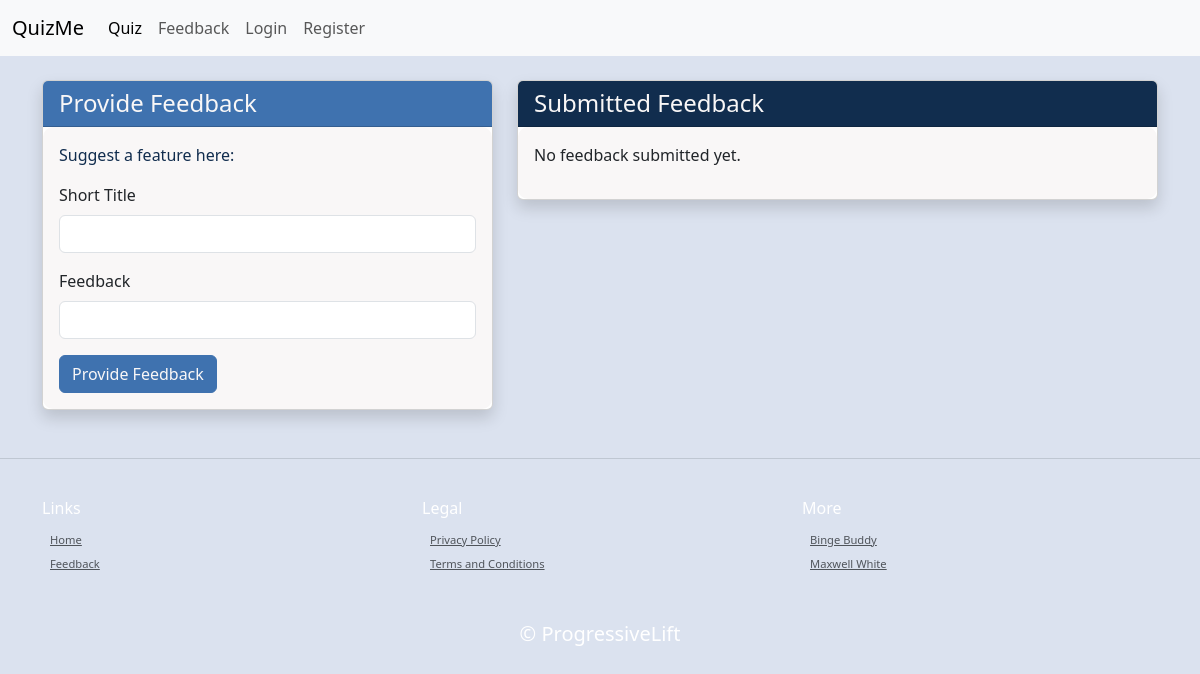
The page /feedback on the database as committed earlier.
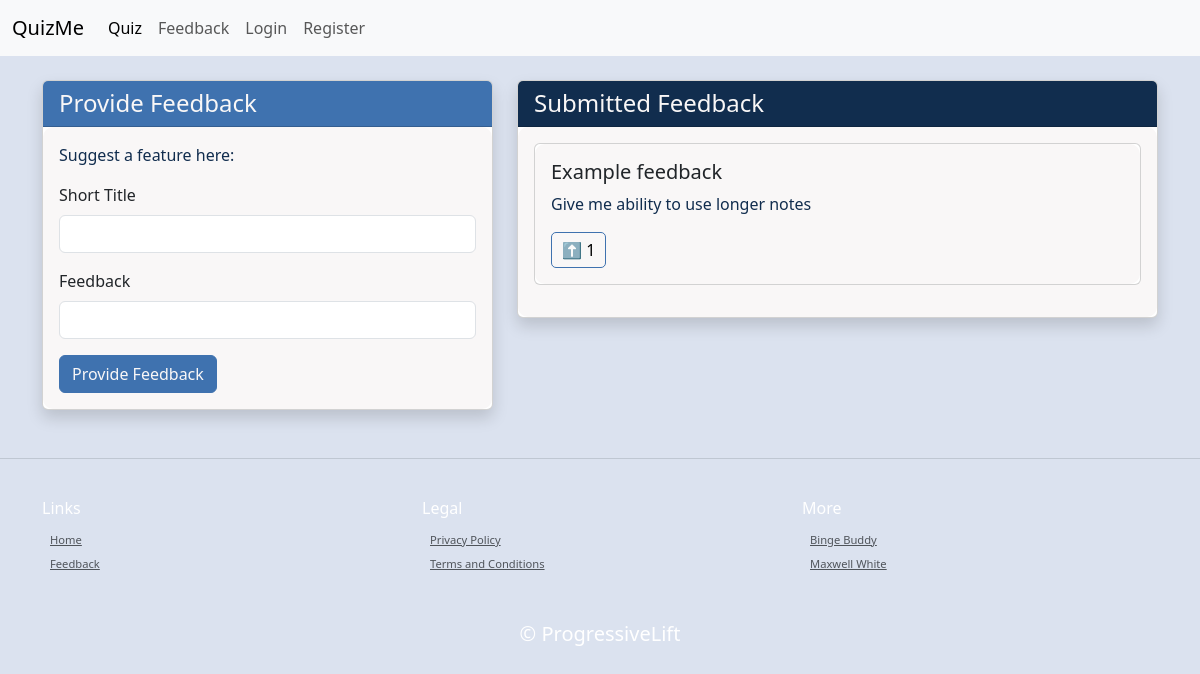
The same page on the database as committed later.
### main.py (models this page shows)
class Feedback(db.Model):
    __tablename__ = "feedback"
    id: Mapped[int] = mapped_column(Integer, primary_key=True)
    user_id: Mapped[int] = mapped_column(Integer, db.ForeignKey("users.id"))
    title: Mapped[str] = mapped_column(String(50))
    feedback: Mapped[str] = mapped_column(String())
    upvote_count: Mapped[int] = mapped_column(Integer)
    upvoters = relationship('User', secondary='feedback_upvotes', backref='upvoted_feedback')

### main.py (the view, shortened to what this page needs)
@app.route('/feedback', methods=['POST', 'GET'])
def feedback():
    form=Feedback_Form()
    feedback_list = Feedback.query.all()
    upvoted_feedback_ids = []
    if current_user.is_authenticated:
        upvoted_feedback_ids = [f.id for f in current_user.upvoted_feedback]
    return render_template("feedback.html", form=form, feedback_list=feedback_list, upvoted_feedback_ids=upvoted_feedback_ids)

### main.py
class Feedback_Form(FlaskForm):
    title = StringField("Short Title", validators=[DataRequired()])
    feedback = StringField("Feedback", validators=[DataRequired()])
    submit = SubmitField("Provide Feedback")

### templates/feedback.html (shortened to what this page needs)
{% include "header.html" %}
{% from "bootstrap5/form.html" import render_form %}
<div class="container mt-4 feedback-page">
    <div class="row">
        <div class="col-md-5">
            <div class="card shadow mb-4">
                <div class="card-header bg-primary text-white">
                    <h4 class="mb-0">Provide Feedback</h4>
                </div>
                <div class="card-body">
                    <p class="card-text">Suggest a feature here:</p>
                    {{render_form(form, novalidate=True, button_map={"submit": "primary"}) }}
                </div>
            </div>
        </div>
        <div class="col-md-7">
            <div class="card shadow">
                <div class="card-header bg-secondary text-white">
                    <h4 class="mb-0">Submitted Feedback</h4>
                </div>
                <div class="card-body">
                    {% if feedback_list %}
                        <div class="feedback-container" style="max-height: 500px; overflow-y: auto;">
                            {% for feedback in feedback_list|sort(attribute='upvote_count', reverse=True) %}
                                <div class="card mb-3">
                                    <div class="card-body">
                                        <h5 class="card-title">{{ feedback.title }}</h5>
                                        <p class="card-text">{{ feedback.feedback }}</p>
                                        <button id="upvote-btn-{{ feedback.id }}"
                                                onclick="upvoteFeedback({{ feedback.id }})"
                                                class="upvote-btn {% if feedback.id in upvoted_feedback_ids %}upvoted{% endif %}">
                                            ⬆️ <span id="upvote-count-{{ feedback.id }}">{{ feedback.upvote_count }}</span>
                                        </button>
                                    </div>
                                </div>
                            {% endfor %}
                        </div>
                    {% else %}
                        <p>No feedback submitted yet.</p>
                    {% endif %}
                </div>
            </div>
        </div>
    </div>
</div>
{% include "footer.html" %}

Rows that differ between the two databases and show on the page:
added Feedback: title "Example feedback", feedback "Give me ability to use longer notes", upvote_count "1"
Other text that changed with them:
text no longer shown: "No feedback submitted yet."
